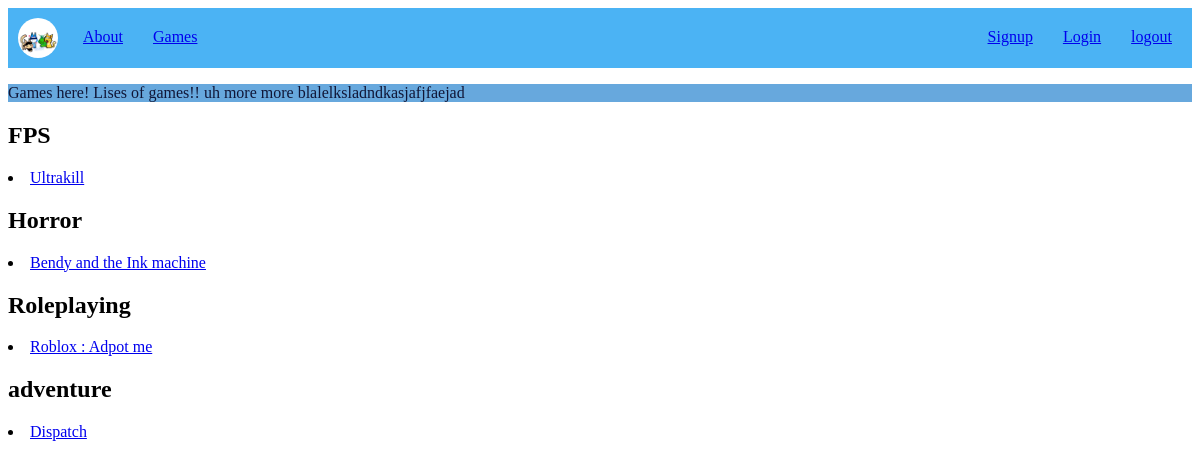
The page /Game on the database its author committed.
### tables this page shows
CREATE TABLE "Game" (
	"id"	INTEGER NOT NULL UNIQUE,
	"Title"	TEXT NOT NULL,
	"About"	TEXT NOT NULL UNIQUE,
	"Img"	TEXT,
	"Genre"	TEXT NOT NULL,
	PRIMARY KEY("id" AUTOINCREMENT)
);

### app.py (the view)
@app.route( '/Game' )
def Game():
    results = query_db("SELECT * FROM Game")
    return render_template('Game.html', results=results)

### app.py (called while the page is built)
def query_db(sql,args=(),one=False):
    db = sqlite3.connect(DATABASE)
    cursor = db.cursor()
    cursor.execute(sql, args)
    results = cursor.fetchall()
    db.commit()
    db.close()
    return (results[0] if results else None) if one else results

### templates/Game.html
{% extends 'base.html' %}
{% block content%}
<body>
    <section>
        <p> Games here! Lises of games!! uh more more blalelksladndkasjafjfaejad </p>
    </section>
    <lis class="Genre">
        {% for Game in results %}
            <div>
                <h2> {{ Game[4]}}</h2>
                    <li>
                        <a href="Game/{{Game[0]}}">{{ Game[1]}}</a>
                    </li>
            </div>
        {% endfor %}
    </lis>
</body>
{% endblock %}

### templates/base.html (shortened to what this page needs)
<!DOCTYPE html>
<html lang="en">
<head>
    <link rel="stylesheet" href="{{ url_for('static', filename= 'style.css') }}">
</head>
<body>
    {% include 'nav.html' %}
    {% block content %} {% endblock %}
</body>
</html>

### templates/nav.html
<nav class="navbar">
    <img src="{{ url_for('static', filename= 'test-1-2.jpg') }}" alt="Epik Lago" class="logo">
        <div>
            <ul>
                <li><a class="nav-left" href="/">About</a></li>
                <li><a class="nav-left" href="/Game">Games</a></li>
            </ul>
        </div>
        <div>
            <ul>
                <li><a class="nav-right" href="/">logout</a></li>
                <li><a class="nav-right" href="/Login">Login</a></li>
                <li><a class="nav-right" href="/signup">Signup</a></li>
            </ul>
        </div>
</nav>

### static/style.css (style rules this page uses)
.navbar { background-color: rgb(75, 179, 244); overflow: hidden; padding: 0px; margin: 0px; position: sticky; }
.navbar ul { list-style-type: none; margin: 5px; }
.navbar a { display: block; padding: 15px; text-align: center; display:block; }
.logo { float: left; width: 40px; height: 40px; margin: 10px; border-radius: 50%; display: block; }
.nav-left { float: left; }
.nav-right { float: right; }
p { background-color: #67a8dd; color: #101637; }

### rows shown on the page
Game: Genre "FPS", Title "Ultrakill"
Game: Genre "Horror", Title "Bendy and the Ink machine"
Game: Genre "Roleplaying", Title "Roblox : Adpot me"
Game: Genre "adventure", Title "Dispatch"
